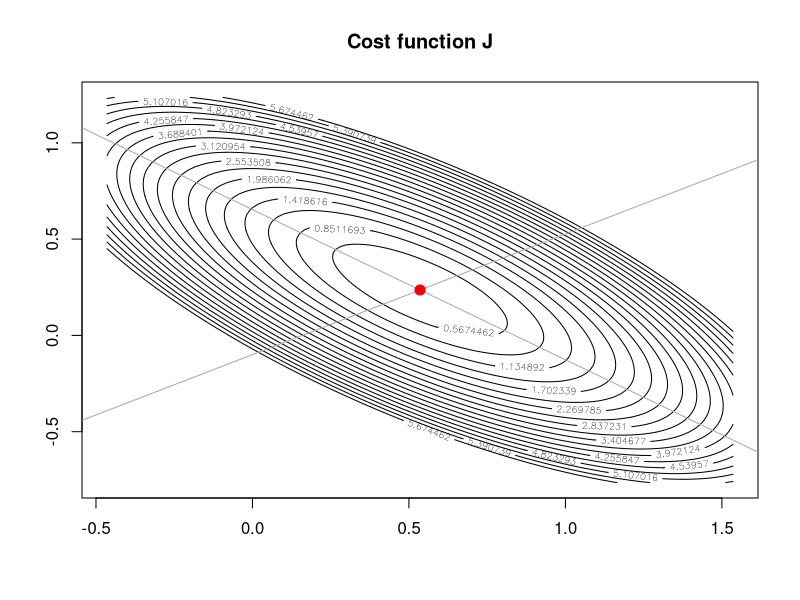

Recreate this plot in R. (Note: this script raises an error after producing the figure.)

# Load data
setwd('~/Documents/STAT241')
data=read.table('./hw2.data',col.names = c('x1','x2','y'))
X=as.matrix(data[,1:2])
Y=as.matrix(data[,3])

# solve(A,b) solve b = Ax
theta_star = solve(t(X)%*%X,t(X) %*% Y)
row.names(theta_star)=NULL

# Eigen vectors / values
eigen_values = eigen(t(X)%*%X)$values
eigen_vectors = eigen(t(X)%*%X)$vectors
lambda_max=max(eigen_values)

# Cost function with vector input theta
J = function (theta){
  a= Y - X %*% theta
  return( (t(a)%*%a) [1,1])
}
J_opt=J(theta_star)
J_opt
eigen_vectors
eigen_values

# J when arguments are sequences of numbers
J_seq = function(theta1_seq,theta2_seq){
  theta_seq=matrix(c(theta1_seq,theta2_seq),nrow=2,byrow=T)
  return(apply(theta_seq,2,J))
}

# Plot
plot_J=function(npoints=100,nlevels=20,xlim=c(theta_star[1]-1,theta_star[1]+1),
                ylim=c(theta_star[2]-1,theta_star[2]+1),
                title="",col="black",eigen=T){
  x=seq(xlim[1],xlim[2],length.out = npoints)
  y=seq(ylim[1],ylim[2],length.out = npoints)
  z=outer(x,y,function(x,y) J_seq(x,y))
  contour(x,y,z,main= title,levels= seq(J_opt,J_opt*20,length.out = nlevels),col=col)
  if (eigen)
    abline(-eigen_vectors[1,2]*theta_star[1]+theta_star[2],eigen_vectors[1,2],col="darkgray")
    abline(-eigen_vectors[2,2]*theta_star[1]+theta_star[2],eigen_vectors[2,2],col="darkgray")
  points(theta_star[1],theta_star[2],col="red",cex=2,pch=20)
}
plot_J(title="Cost function J")

## LMS
theta_t = function(t,rho,theta0,Y,X,init_res){
  if (t==0)
    return(list(theta=theta0,res=init_res))
  else
    i=sample(1:length(Y),1)
    yn=Y[i]
    xn=as.matrix(X[i,],nrow=2)
    # Precedent values obtained by induction
    old=theta_t(t-1,rho,theta0,Y,X,init_res)
    old_theta=old$theta
    old_res=old$res
    # Update theta
    new_theta=old_theta+rho*(yn - (t(old_theta) %*% xn)[1,1]) * xn
    # Update res
    new_res=old_res
    new_res[,t+1]=new_theta
    return(list(theta=new_theta,res=new_res))
}

lms=function(t,rho,theta0,Y,X){
  init_res=matrix(nrow=2,ncol=t+1)
  init_res[,1]=theta0
  return(theta_t(t,rho,theta0,Y,X,init_res)$res)
}

lms_plot=function(t,rho,theta0,Y,X,it=1000){
  plot_J(xlim=theta_star[1]+c(-.2,.2),ylim=theta_star[2]+c(-.2,.2),nlevels=80,col="darkgray",eigen=F)
  l=lms(it,rho,theta0,Y,X)
  lines(l[1,],l[2,],type="l",xlab="x",ylab="y")
  points(theta_star[1],theta_star[2],col="red",pch=19)  
  points(l[1,length(l)/2],l[2,length(l)/2],col="green",pch=19)
  legend( "bottomright",legend=c("Theta_LMS","Theta_star"),col=c("green","red"),pch=c(16,16) )
}

theta0=theta_star+.2
rho1=2/max(eigen_values)
rho2=1/(2*max(eigen_values))
rho3=1/(8*max(eigen_values))
set.seed(4)
it=200
par(mfrow=c(1,3),oma = c(3, 3, 7, 3))
lms_plot(t,rho1,theta0,Y,X,it,title="rho1")
lms_plot(t,rho2,theta0,Y,X,it,title="rho2")
lms_plot(t,rho3,theta0,Y,X,it,title="rho3")
title("LMS algorithm, 200 itérations",outer=T,lwd=3,cex=3)
set.seed(15)
it=1000
par(mfrow=c(1,3),oma = c(3, 3, 7, 3))
lms_plot(t,rho1,theta0,Y,X,it,title="rho1")
lms_plot(t,rho2,theta0,Y,X,it,title="rho2")
lms_plot(t,rho3,theta0,Y,X,it,title="rho3")
title("LMS algorithm, 1000 itérations",outer=T,lwd=3,cex=3)

  